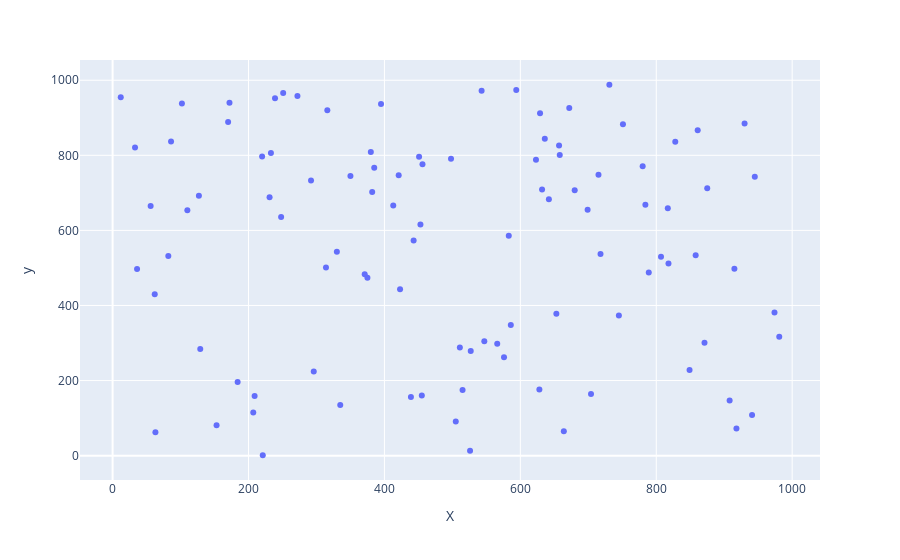

Notebook source saved alongside this figure:
### Code cell
# Plot the scatter plot interactively
import plotly.express as px
fig = px.scatter(data, x="X", y="y")
fig.show()

### Figure 1 — Plotly figure (JSON) as saved in the notebook; plotly's stock layout.template omitted (floating-point values rounded to 4 significant figures)
{"data": [{"hovertemplate": "X=%{x}<br>y=%{y}<extra></extra>", "legendgroup": "", "marker": {"color": "#636efa", "symbol": "circle"}, "mode": "markers", "name": "", "orientation": "v", "showlegend": false, "type": "scatter", "x": [715, 350, 380, 629, 704, 251, 731, 751, 439, 207, 642, 526, 153, 82, 515, 505, 12, 636, 453, 110, 945, 657, 292, 930, 56, 908, 632, 86, 63, 807, 455, 583, 129, 566, 915, 335, 221, 382, 170, 127, 272, 861, 875, 233, 316, 780, 314, 784, 443, 184, 102, 664, 511, 62, 36, 330, 941, 33, 672, 817, 699, 395, 745, 239, 718, 828, 818, 421, 423, 375, 789, 594, 451, 981, 498, 456, 543, 172, 547, 296, 918, 220, 858, 849, 658, 871, 248, 653, 623, 680, 576, 628, 413, 385, 586, 371, 231, 209, 527, 974], "xaxis": "x", "y": [748, 745, 809, 912, 164, 966, 988, 883, 156, 115, 683, 13, 81, 532, 175, 91, 955, 844, 616, 654, 743, 826, 733, 885, 665, 147, 709, 837, 62, 530, 160, 586, 284, 298, 498, 135, 1, 702, 889, 692, 958, 867, 712, 806, 920, 771, 501, 668, 573, 196, 938, 65, 288, 430, 497, 543, 108, 821, 926, 659, 655, 937, 373, 952, 537, 836, 512, 747, 443, 474, 488, 974, 796, 317, 791, 776, 972, 940, 305, 224, 72, 797, 534, 228, 801, 301, 636, 378, 788, 707, 262, 176, 666, 767, 348, 483, 688, 159, 279, 381], "yaxis": "y"}], "layout": {"legend": {"tracegroupgap": 0}, "margin": {"t": 60}, "xaxis": {"anchor": "y", "domain": [0, 1], "title": {"text": "X"}}, "yaxis": {"anchor": "x", "domain": [0, 1], "title": {"text": "y"}}}}
